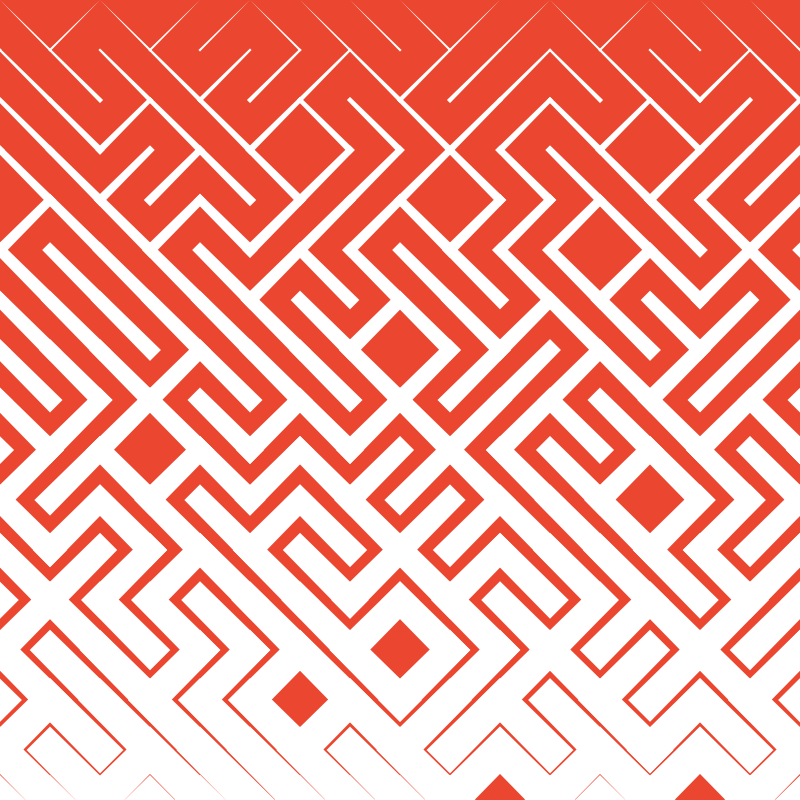
Frame 1 (no input)
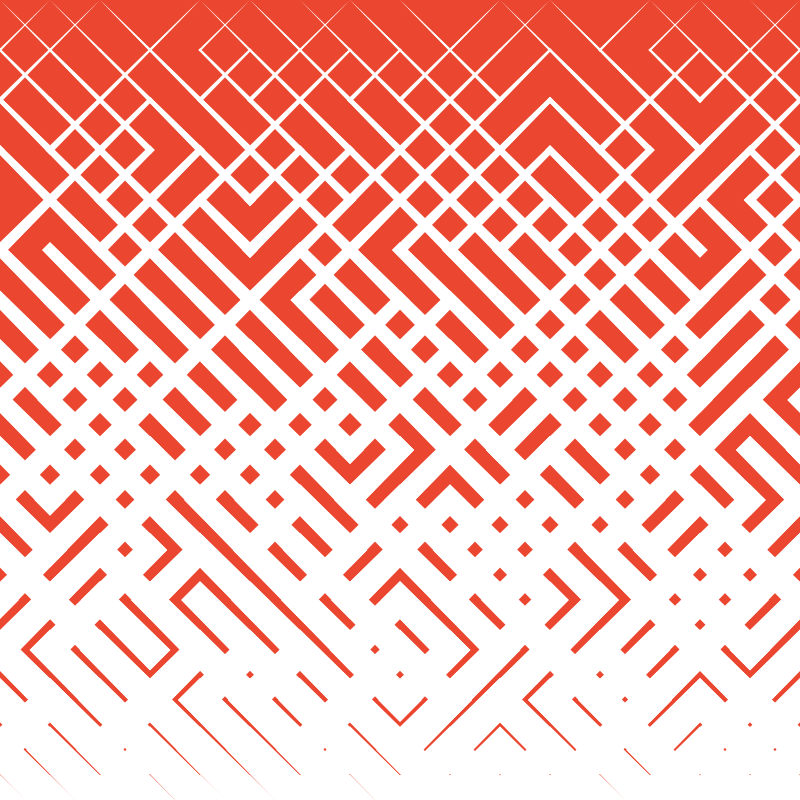
Frame 2 (the mouse pressed at the canvas centre, redrawn once)

The Processing sketch that drew these frames (run headless with seeded random() and noise(); the mouse was pressed at the canvas centre and the sketch redrawn once):

// Processing sketch: processing_84118
// ── processing_84118.pde

/*
Inspired by:
    10 PRINT CHR$(205.5+RND(1)); : GOTO 10

Sketch by:
    Jacob Joaquin
    jacobjoaquin@gmail.com
    twitter @jacobjoaquin
*/

int tileSize_x = 50;
int tileSize_y = 50;
int nTiles_x;
int nTiles_y;
float odds = 0.618;

color c2 = color(235, 70, 47);
color c1 = color(255);

void setup() {
    size(800, 800);
    nTiles_x = (int) (width / tileSize_x);
    nTiles_y = (int) (width / tileSize_y);
    background(c2);
    fill(c1);
    noStroke();
    noLoop();
    smooth();
}

void draw() {
    doMaze();
}

void keyPressed() {
    if (key == 'q') {
        resizeTile(0.5);
    }

    if (key == 'w') {
        resizeTile(2);
    }

    if (key == 's') {
//        save("10print_PosNeg.png");
    }
    else {
        background(c2);
        redraw();
    }
}

void resizeTile(float v) {
    tileSize_x /= v;
    tileSize_y /= v;
    nTiles_x = (int) (width / tileSize_x);
    nTiles_y = (int) (width / tileSize_y);
}

void doMaze() {
    for(int i = -1; i < nTiles_x + 1; i++) {
        for (int j = -1; j < nTiles_y + 1; j++) {
            int x1 = i * tileSize_x;
            int y1 = j * tileSize_y;
            int x2 = x1;
            int y2 = y1 + tileSize_y;
            float d = height / (tileSize_y / 2);;
            float n = y1 / d;
            float x = y2 / d;

            if (random(1.0) > odds) {
                x1 += tileSize_x;
                quad(x1, y1 - n, x1 + n, y1, x2, y2 + x, x2 - x, y2);
            }
            else {
                x2 += tileSize_x;
                quad(x1 - n, y1, x1, y1 - n, x2 + x, y2, x2, y2 + x);
            }
        }
    }
}
